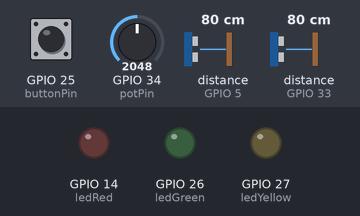
A program run on a simulated ESP32. Shown: output pins drawn as LEDs (lit = HIGH). Wiring (inferred from the names in the program): 2 × ultrasonic range finder: trigger GPIO 4, echo GPIO 5 / trigger GPIO 32, echo GPIO 33. Inputs (shaded band) come from the test bench; at power-on: distance to the obstacle (sensors on GPIO 5, GPIO 33) 80 cm, GPIO 25 (buttonPin) HIGH, GPIO 34 (potPin) = 2048. The echo pulse lasts 58.3 µs per cm; random numbers use the default seed unless the program sets one; pins used as bus, display or sensor lines are not drawn; what the program prints to the serial monitor is not drawn.

Above: at 1.2 s.
1.3 s: distance to the obstacle (sensor on GPIO 5) set to 12 cm
2.8 s: distance to the obstacle (sensor on GPIO 5) set to 9 cm
At 4.0 s:
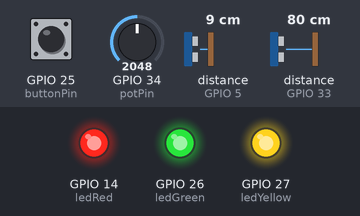
At 19.3 s:
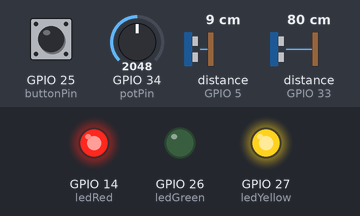
Timing chart, 0 to 47.2 s (numbered marks = the images above; inputs shaded):
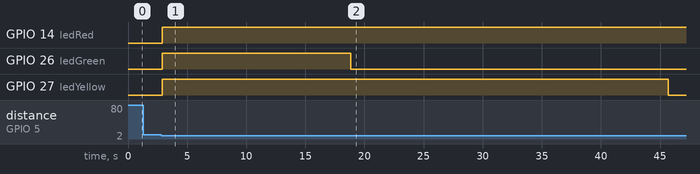

The program:

main.cpp
```cpp
#include <Arduino.h>
#include <stdlib.h>

// === Pin Definitions ===
const int potPin = 34;
const int buttonPin = 25;
const int ledGreen = 26;
const int ledYellow = 27;
const int ledRed = 14;

// Ultrasonic Sensor 1
const int trigPin1 = 32;
const int echoPin1 = 33;

// Ultrasonic Sensor 2
const int trigPin2 = 4;
const int echoPin2 = 5;

// === Game Constants ===
const int SCREEN_WIDTH = 20;
const int SCREEN_HEIGHT = 10;
int GAME_UPDATE_RATE = 800;        // asteroid speed (dynamic)
const int BULLET_UPDATE_RATE = 100;
const int BULLET_COOLDOWN = 200;   // ยิงได้ทุก 200ms
const int DISPLAY_UPDATE_RATE = 100;
const int SHIP_MOVE_RATE = 5;
const int DETECT_DISTANCE = 10;

const int MAX_ASTEROIDS = 10;    // สูงสุด 10 ลูก
const int MAX_BULLETS = 5;       // กระสุนสูงสุด 5 ลูกบนจอ

// === Game Variables ===
int shipPosition = SCREEN_WIDTH / 2;

// กระสุน
int bulletX[MAX_BULLETS];
int bulletY[MAX_BULLETS];
bool bulletActive[MAX_BULLETS];
unsigned long lastBulletShot = 0;
unsigned long lastBulletUpdate = 0;

// อุกกาบาต
int asteroidX[MAX_ASTEROIDS];
int asteroidY[MAX_ASTEROIDS];
int asteroidDir[MAX_ASTEROIDS];   // สำหรับ zigzag
char asteroidType[MAX_ASTEROIDS]; // '*' = normal, '@' = zigzag, '#' = fast
int asteroidCount = 1;            // เริ่มมี 1 ลูก

// เกม
int lives = 3;
int score = 0;
bool gameOver = false;
bool gameOverPrinted = false;

unsigned long lastUpdate = 0;
unsigned long lastShipUpdate = 0;
unsigned long lastDisplayUpdate = 0;
int targetShipPosition = SCREEN_WIDTH / 2;

int lastMilestone = 0;  // สำหรับเพิ่มอุกกาบาตทีละลูก

// === Ultrasonic Functions ===
long readUltrasonic(int trigPin, int echoPin) {
  digitalWrite(trigPin, LOW);
  delayMicroseconds(2);
  digitalWrite(trigPin, HIGH);
  delayMicroseconds(10);
  digitalWrite(trigPin, LOW);
  long duration = pulseIn(echoPin, HIGH, 30000);
  long distance = duration * 0.034 / 2;
  return distance;
}

long stableReadUltrasonic(int trigPin, int echoPin) {
  long sum = 0;
  int count = 5;
  for (int i = 0; i < count; i++) {
    sum += readUltrasonic(trigPin, echoPin);
    delay(5);
  }
  return sum / count;
}

bool isPersonDetected() {
  long dist1 = stableReadUltrasonic(trigPin1, echoPin1);
  long dist2 = stableReadUltrasonic(trigPin2, echoPin2);
  return (dist1 > 0 && dist1 < DETECT_DISTANCE) ||
         (dist2 > 0 && dist2 < DETECT_DISTANCE);
}

// === Game Functions ===
void updateLEDs() {
  digitalWrite(ledGreen, lives >= 3);
  digitalWrite(ledYellow, lives >= 2);
  digitalWrite(ledRed, lives >= 1);
}

void drawGame() {
  for(int i = 0; i < 16; i++) Serial.println("                      ");
  Serial.print("+--------------------+\n");

  for(int y = 0; y < SCREEN_HEIGHT - 1; y++) {
    Serial.print("|");
    for(int x = 0; x < SCREEN_WIDTH; x++) {
      bool printed = false;

      // วาดอุกกาบาตทั้งหมด
      for (int a = 0; a < asteroidCount; a++) {
        if(y == asteroidY[a] && x == asteroidX[a]) {
          Serial.print(asteroidType[a]);
          printed = true;
          break;
        }
      }

      // วาดกระสุนทั้งหมด
      if(!printed) {
        for (int b = 0; b < MAX_BULLETS; b++) {
          if(bulletActive[b] && y == bulletY[b] && x == bulletX[b]) {
            Serial.print("^");
            printed = true;
            break;
          }
        }
      }

      if(!printed) Serial.print(" ");
    }
    Serial.print("|\n");
  }

  // วาดยาน
  Serial.print("|");
  for(int x = 0; x < SCREEN_WIDTH; x++) {
    Serial.print(x == shipPosition ? "W" : " ");
  }
  Serial.print("|\n");

  Serial.print("+--------------------+\n");
  Serial.print("Lives: ");
  Serial.print(lives);
  Serial.print(" Score: ");
  Serial.print(score);
  Serial.print(" Asteroids: ");
  Serial.print(asteroidCount);
  Serial.print("\n");
}

int getAsteroidScore(char type) {
  if(type == '*') return 10;
  if(type == '@') return 15;
  if(type == '#') return 20;
  return 5;
}

void shootBullet() {
  for(int i = 0; i < MAX_BULLETS; i++) {
    if(!bulletActive[i]) {
      bulletX[i] = shipPosition;
      bulletY[i] = SCREEN_HEIGHT - 2;
      bulletActive[i] = true;
      break;
    }
  }
}

void updateBullets() {
  for(int i = 0; i < MAX_BULLETS; i++) {
    if(bulletActive[i]) {
      int prevY = bulletY[i];
      bulletY[i]--;

      for (int a = 0; a < asteroidCount; a++) {
        if(bulletX[i] == asteroidX[a] &&
           ((prevY >= asteroidY[a] && bulletY[i] <= asteroidY[a]) ||
            (bulletY[i] == asteroidY[a]))) {
          score += getAsteroidScore(asteroidType[a]);  // คะแนนตามประเภท
          asteroidY[a] = 0;
          asteroidX[a] = random(0, SCREEN_WIDTH);
          asteroidDir[a] = random(0, 2) == 0 ? -1 : 1;
          int r = random(0, 3);
          asteroidType[a] = (r == 0 ? '*' : (r == 1 ? '@' : '#'));
          bulletActive[i] = false;
        }
      }

      if(bulletY[i] < 0) bulletActive[i] = false;
    }
  }
}

void setup() {
  Serial.begin(921600);
  pinMode(buttonPin, INPUT_PULLUP);
  pinMode(ledGreen, OUTPUT);
  pinMode(ledYellow, OUTPUT);
  pinMode(ledRed, OUTPUT);
  pinMode(trigPin1, OUTPUT);
  pinMode(echoPin1, INPUT);
  pinMode(trigPin2, OUTPUT);
  pinMode(echoPin2, INPUT);

  // init asteroid แรก
  asteroidX[0] = random(0, SCREEN_WIDTH);
  asteroidY[0] = 0;
  asteroidDir[0] = random(0, 2) == 0 ? -1 : 1;
  int r = random(0, 3);
  asteroidType[0] = (r == 0 ? '*' : (r == 1 ? '@' : '#'));

  for(int i = 0; i < MAX_BULLETS; i++) bulletActive[i] = false;

  Serial.println("\n\n=== Space Shooter Game ===");
  Serial.println("Use potentiometer to move left/right");
  Serial.println("Press button to shoot (can shoot multiple bullets)");
  Serial.println("Game will start when someone is detected within 10 cm...");
}

void loop() {
  if (!isPersonDetected()) {
    Serial.println("⏸ ไม่มีคนในระยะ 10cm - เกมหยุดชั่วคราว");
    return;
  }

  if(gameOver) {
    if(!gameOverPrinted) {
      Serial.println("\nGAME OVER - Final Score: " + String(score));
      gameOverPrinted = true;
    }
    return;
  }

  unsigned long currentTime = millis();

  // Ship movement
  if(currentTime - lastShipUpdate >= SHIP_MOVE_RATE) {
    lastShipUpdate = currentTime;
    int potValue = analogRead(potPin);
    targetShipPosition = map(potValue, 0, 4095, 0, SCREEN_WIDTH - 1);
    if(shipPosition < targetShipPosition) shipPosition++;
    else if(shipPosition > targetShipPosition) shipPosition--;
  }

  // Shooting
  if(digitalRead(buttonPin) == LOW && currentTime - lastBulletShot >= BULLET_COOLDOWN) {
    shootBullet();
    lastBulletShot = currentTime;
  }

  // Bullet update
  if(currentTime - lastBulletUpdate >= BULLET_UPDATE_RATE) {
    lastBulletUpdate = currentTime;
    updateBullets();
  }

  // Asteroid update
  if(currentTime - lastUpdate >= GAME_UPDATE_RATE) {
    lastUpdate = currentTime;

    for (int a = 0; a < asteroidCount; a++) {
      // ความเร็วตกต่างกันตามประเภท
      if(asteroidType[a] == '#') {
        asteroidY[a] += 2;  // fast asteroid
      } else {
        asteroidY[a]++;
      }

      if(asteroidType[a] == '@') { // zigzag only
        asteroidX[a] += asteroidDir[a];
        if(asteroidX[a] <= 0 || asteroidX[a] >= SCREEN_WIDTH-1) {
          asteroidDir[a] *= -1;
        }
      }

      if(asteroidY[a] >= SCREEN_HEIGHT - 1) {
        if(abs(asteroidX[a] - shipPosition) <= 1) {
          lives--;
        }
        asteroidY[a] = 0;
        asteroidX[a] = random(0, SCREEN_WIDTH);
        asteroidDir[a] = random(0, 2) == 0 ? -1 : 1;
        int r = random(0, 3);
        asteroidType[a] = (r == 0 ? '*' : (r == 1 ? '@' : '#'));
      }
    }

    updateLEDs();
    if(lives <= 0) gameOver = true;
  }

  // Difficulty scaling
  GAME_UPDATE_RATE = max(200, 800 - (score / 50) * 50);

  if(score >= lastMilestone + 100 && asteroidCount < MAX_ASTEROIDS) {
    asteroidX[asteroidCount] = random(0, SCREEN_WIDTH);
    asteroidY[asteroidCount] = 0;
    asteroidDir[asteroidCount] = random(0, 2) == 0 ? -1 : 1;
    int r = random(0, 3);
    asteroidType[asteroidCount] = (r == 0 ? '*' : (r == 1 ? '@' : '#'));
    asteroidCount++;
    lastMilestone += 100;
  }

  // Display update
  if(currentTime - lastDisplayUpdate >= DISPLAY_UPDATE_RATE) {
    lastDisplayUpdate = currentTime;
    drawGame();
  }
}
```

Measured:
- the behaviour switches between 11 and 10 cm on distance to the obstacle (sensor on GPIO 5) (found by bisection; images 0 and 1)
- after the input at 2.8 s, GPIO 14 (ledRed): LOW → HIGH after 0.08 s; GPIO 26 (ledGreen): LOW → HIGH after 0.08 s, → LOW 16.0 s later; GPIO 27 (ledYellow): LOW → HIGH after 0.08 s, → LOW 42.8 s later
